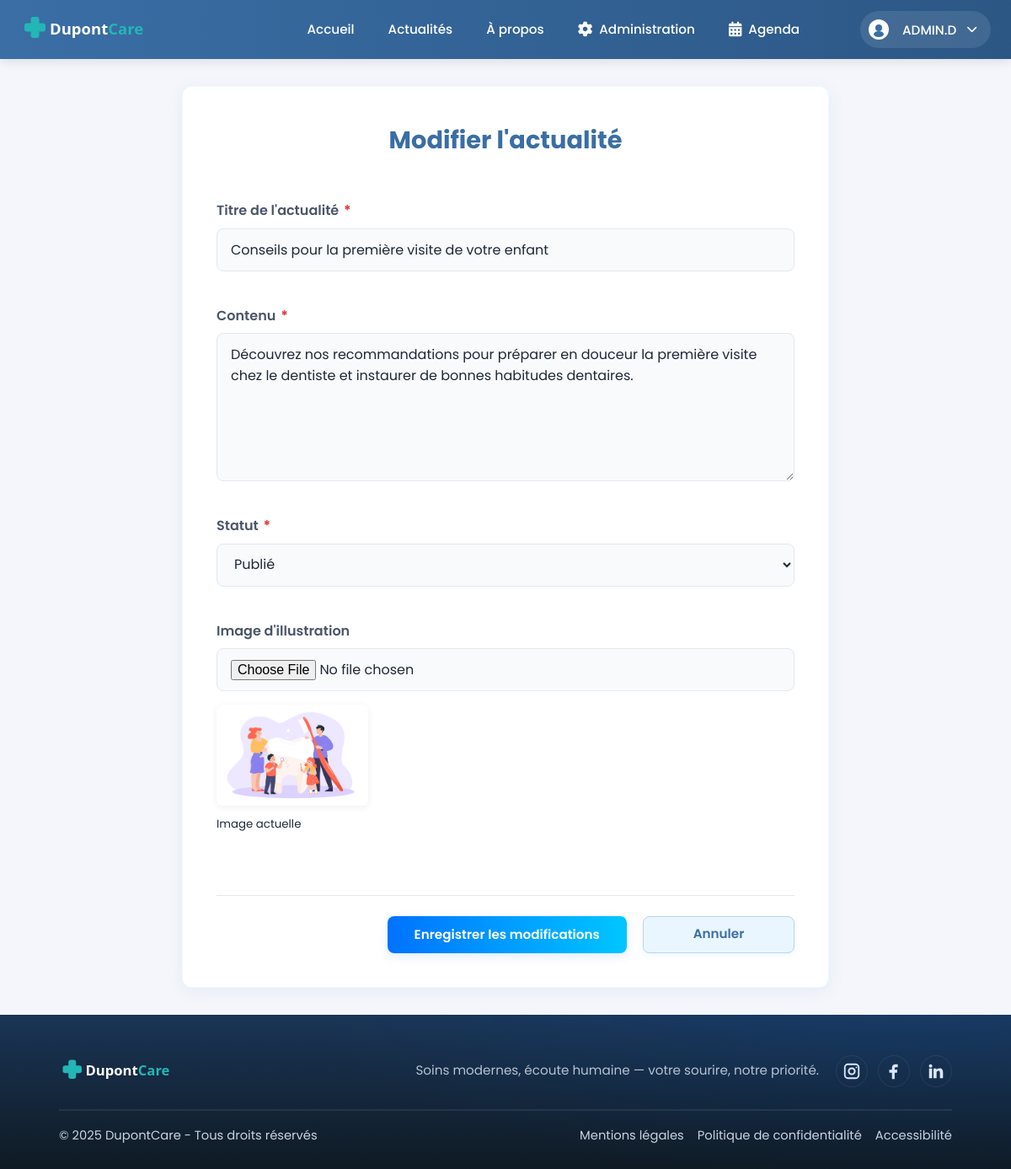
/index.php?page=actus&action=edit&id=3 (signed in), run on the app's committed database.
### tables this page shows
CREATE TABLE `actualite` (
  `id` int(10) UNSIGNED NOT NULL,
  `auteur_id` int(10) UNSIGNED NOT NULL,
  `titre` varchar(200) NOT NULL,
  `contenu` mediumtext NOT NULL,
  `date_publication` datetime DEFAULT NULL,
  `statut` enum('BROUILLON','PUBLIE','ARCHIVE') NOT NULL DEFAULT 'BROUILLON',
  `image` varchar(255) DEFAULT NULL
);

### app/controllers/ActusController.php (called while the page is built, shortened)
<?php
class ActusController {
    private $actuModel;
    public function __construct() {
        $this->actuModel = new ActuModel();
    }
    public function edit($id) {
        $actu = $this->actuModel->getActuByIdAdmin($id);
    require_once 'app/views/actu/actu-update.php';
    }
}

### app/core/App.php (called while the page is built, shortened)
<?php
class App {
    public function run() {
        $action = isset($_GET['action']) ? strtolower($_GET['action']) : 'index';
        $method = strtolower(trim($action));
        $params = [];
        if (isset($_GET['id'])) {
            $params[] = $_GET['id'];
        }
        try {
            $controller = new $controllerClass();
            call_user_func_array([$controller, $method], $params);
        } catch (\Exception $e) {
            http_response_code(404);
            include __DIR__ . '/../views/error/404.php';
        }
    }
}

### index.php (called while the page is built, shortened)
<?php
$app = new App();
$app->run();

### app/models/database.php (called while the page is built, shortened)
<?php
class Database {
    private static $instance = null;
    private $connection;
    private function __construct() {
        $host = DB_HOST;
        $dbname = DB_NAME;
        $user = DB_USER;
        $pass = DB_PASS;
        $charset = DB_CHARSET;
        $options = [
            PDO::ATTR_ERRMODE => PDO::ERRMODE_EXCEPTION,
            PDO::ATTR_DEFAULT_FETCH_MODE => PDO::FETCH_ASSOC,
            PDO::MYSQL_ATTR_INIT_COMMAND => "SET NAMES $charset"
        ];
        try {
            $this->connection = new PDO(
                "mysql:host=$host;dbname=$dbname;charset=$charset",
                $user,
                $pass,
                $options
            );
        } catch (PDOException $e) {
            die('Erreur connexion BDD : ' . $e->getMessage());
        }
    }
    public function prepare($sql) {
        return $this->connection->prepare($sql);
    }
    public static function getInstance() {
        if (self::$instance === null) {
            self::$instance = new self();
        }
        return self::$instance;
    }
}

### app/core/Model.php (called while the page is built, shortened)
<?php
abstract class Model {
    public function __construct() {
        $this->db = Database::getInstance();
    }
}

### app/models/ActuModel.php (called while the page is built, shortened)
<?php
class ActuModel extends Model {
    public function getActuByIdAdmin($id) {
        $sql = "SELECT a.*, u.nom as auteur_nom, u.prenom as auteur_prenom
                FROM actualite a
                JOIN utilisateur u ON a.auteur_id = u.id
                WHERE a.id = ?";
        $stmt = $this->db->prepare($sql);
        $stmt->execute([$id]);
        return $stmt->fetch();
    }
}

### app/views/actu/actu-update.php (the view, shortened to what this page needs)
<?php
include __DIR__ . '/../templates/header.php';
?>
<link rel="stylesheet" href="<?php echo BASE_URL; ?>/css/modules/actu/actu-create.css">
<main>
  <section class="actu-create-section">
    <form class="actu-create-form" method="post" enctype="multipart/form-data" action="index.php?page=actus&action=edit&id=<?php echo htmlspecialchars($actu['id']); ?>">
      <h2>Modifier l'actualité</h2>
      <div class="actu-create-field">
        <label for="titre">Titre de l'actualité <span class="required-star">*</span></label>
        <input type="text" id="titre" name="titre" required value="<?php echo htmlspecialchars($actu['titre'] ?? ''); ?>" />
      </div>
      <div class="actu-create-field">
        <label for="contenu">Contenu <span class="required-star">*</span></label>
        <textarea id="contenu" name="contenu" rows="6" required><?php echo htmlspecialchars($actu['contenu'] ?? ''); ?></textarea>
      </div>
      <div class="actu-create-field">
        <label for="statut">Statut <span class="required-star">*</span></label>
        <select id="statut" name="statut" required>
          <option value="PUBLIE" <?php echo ($actu['statut'] === 'PUBLIE') ? 'selected' : ''; ?>>Publié</option>
        </select>
      </div>
      <div class="actu-create-field">
        <label for="image">Image d'illustration</label>
        <input type="file" id="image" name="image" accept="image/*">
        <?php if (!empty($actu['image'])): ?>
          <div style="margin-top:0.5em;">
            <img src="<?php echo BASE_URL; ?>/public/uploads/<?php echo htmlspecialchars($actu['image']); ?>" alt="Image actuelle" loading="lazy" style="max-width:180px;max-height:120px;border-radius:8px;box-shadow:0 2px 8px #0001;">
            <br><small>Image actuelle</small>
          </div>
        <?php endif; ?>
      </div>
      <div class="actu-btn-row">
        <button type="submit" class="btn-actu-create">Enregistrer les modifications</button>
        <a href="index.php?page=admin" class="btn-actu-cancel">Annuler</a>
      </div>
    </form>
  </section>
</main>
<?php
include __DIR__ . '/../templates/footer.php';
?>

### css/base/polices.css (style rules this page uses)
body { font-family: 'Poppins', system-ui, -apple-system, Segoe UI, Roboto, Arial, sans-serif !important; }
button, input, select, textarea, .btn, .btn-primary, .btn-secondary, .btn-admin, .btn-hero, .btn-outline, .btn-small, .btn-login, .btn-register, .btn-cancel, .btn-confirm, .btn-new-rdv, .tab-button, .user-button, .guest-button, label, span, p, h1, h2, h3, h4, h5, h6, div, a, td, th { font-family: 'Poppins', sans-serif !important; }
.form-group input, .form-group select, .form-group textarea, .admin-filter input, .login-field input, .register-field input, .date-input, input[type="text"], input[type="email"], input[type="password"], input[type="tel"], input[type="date"], input[type="number"] { font-family: 'Poppins', sans-serif !important; }
html { height: 100%; }
body { min-height: 100vh; display: flex; flex-direction: column; }
body > main { flex: 1 0 auto; }

### css/base/style.css (style rules this page uses)
* { box-sizing: border-box; margin: 0; padding: 0; scroll-behavior: auto; }
body { font-family: 'Poppins', system-ui, -apple-system, Segoe UI, Roboto, Arial, sans-serif; line-height: 1.6; color: #333; }
main { min-height: auto; width: 100%; }
:root { --bg: #f4f6fb; --brand: #3a6ea5; --accent: #00c6ff; --accent-2: #0072ff; --text: #1e2936; --white: #fff; --focus-ring: #0072ff; --focus-ring-offset: 2px; }
* { box-sizing: border-box; margin: 0; padding: 0; }
html, body { height: 100%; }
body { font-family: 'Poppins', system-ui, -apple-system, Segoe UI, Roboto, Arial, sans-serif; background: var(--bg); color: var(--text); line-height: 1.6; }

### css/layouts/header.css (style rules this page uses)
:root { --header-height: 70px; --header-bg: linear-gradient(90deg, #3a6ea5 0%, #2c5785 100%); --header-shadow: 0 2px 12px rgba(0, 0, 0, 0.12); --nav-item-hover: rgba(255, 255, 255, 0.15); --btn-primary: #00c6ff; --btn-primary-hover: #00b3e6; --dropdown-shadow: 0 4px 20px rgba(0, 0, 0, 0.15); --transition: 0.2s ease-in-out; }

### css/layouts/footer.css (style rules this page uses)
:root { --footer-bg: #0f1724; --footer-text: #c9d3e1; --footer-heading: #ffffff; --footer-line: rgba(255,255,255,0.08); --brand: #3a6ea5; }

### css/modules/actu/actu-create.css (style rules this page uses)
.required-star { color: #e53935; font-weight: bold; margin-left: 2px; }
.actu-btn-row { display: flex; justify-content: flex-end; align-items: center; gap: 1.2rem; margin-top: 2rem; padding-top: 1.5rem; border-top: 1px solid #e2e8f0; }
.btn-actu-create, .btn-actu-cancel { min-width: 180px; height: 44px; padding: 12px 32px; border-radius: 8px; font-weight: 600; font-size: 0.95rem; cursor: pointer; display: inline-flex; align-items: center; justify-content: center; text-align: center; transition: all 0.2s ease; font-family: 'Poppins', system-ui, -apple-system, Segoe UI, Roboto, Arial, sans-serif !important; }
.actu-create-section { max-width: 800px; margin: 0 auto; padding: 2rem 1rem; }
.actu-create-form { background: #fff; border-radius: 12px; box-shadow: 0 4px 20px rgba(58,110,165,0.08); padding: 2.5rem; display: flex; flex-direction: column; gap: 1.5rem; border: 1.5px solid rgba(0,198,255,0.08); }
.actu-create-form h2 { margin: 0 0 1.5rem 0; font-size: 1.8rem; color: #3a6ea5; font-weight: 700; text-align: center; }
.actu-create-field { display: flex; flex-direction: column; gap: 0.5rem; margin-bottom: 1rem; }
.actu-create-field label { font-size: 1rem; color: #4a5568; font-weight: 600; }
.actu-create-field input, .actu-create-field textarea, .actu-create-field select { padding: 0.75rem 1rem; border-radius: 8px; border: 1px solid #e2e8f0; background: #f8fafc; font-size: 1rem; color: #1e2936; outline: none; transition: all 0.2s ease; font-family: 'Poppins', system-ui, -apple-system, Segoe UI, Roboto, Arial, sans-serif !important; }
.btn-actu-create { background: linear-gradient(to right, #0072ff, #00c6ff); color: #fff; border: none; box-shadow: 0 4px 12px rgba(0,114,255,0.13); }
.btn-actu-cancel { background: #eaf6ff; color: #3a6ea5; border: 1px solid #b6d4fa; box-shadow: 0 2px 8px rgba(0,114,255,0.07); text-decoration: none; }

### data on the page
actualite: titre "Conseils pour la première visite de votre enfant", contenu "Découvrez nos recommandations pour préparer en douceur la première visite chez le dentiste et instaurer de bonnes habitudes dentaires.", statut "Publié", image (picture)

### other printed values
$nom "ADMIN"
$premiereLettre "D"
